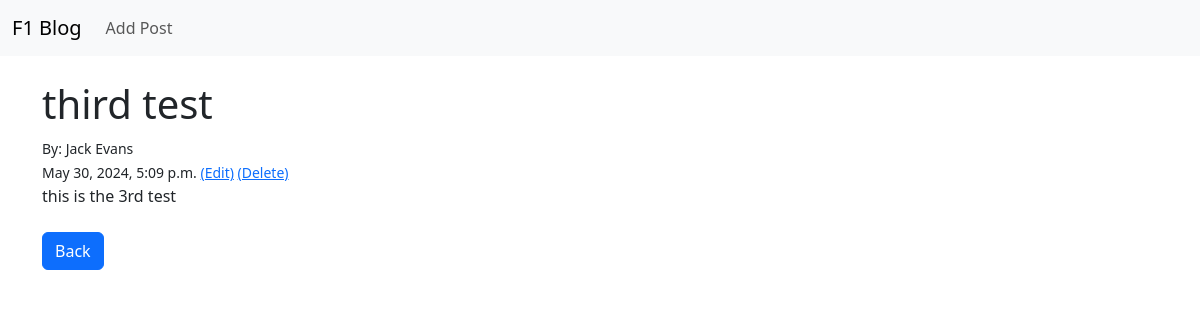
Before: /article/3 with the older database file.
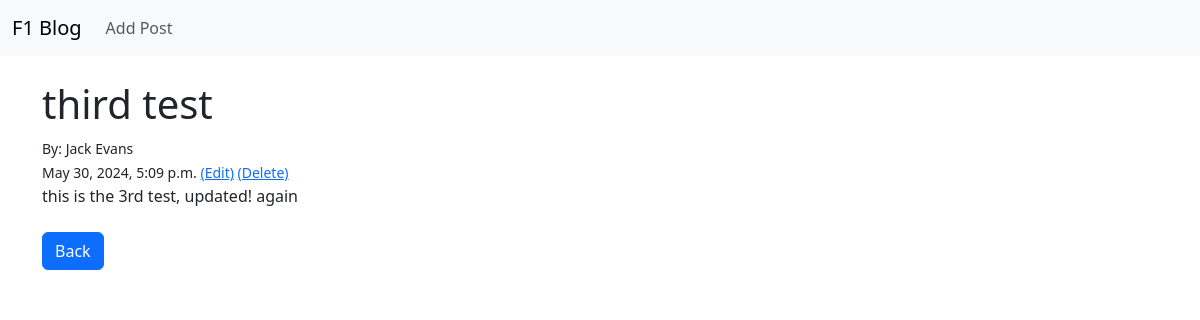
After: the same page with the newer database file.
### blog/models.py (models this page shows, shortened)
class Post(models.Model):
    title = models.CharField(max_length=255)
    title_tag = models.CharField(max_length=255, default="F1 blog")
    author = models.ForeignKey(User, on_delete=models.CASCADE)
    body = models.TextField()
    timestamp = models.DateTimeField(auto_now_add=True)
    post_date = models.DateField(auto_now_add=True)

### blog/views.py (the view)
# urls.py: path("article/<int:pk>", Article.as_view(), name="article-details"),
class Article(DetailView):
    model = Post
    template_name = "article.html"

### blog/templates/article.html
{% extends 'base.html' %} {% block content %}
<h1>{{ post.title }}</h1>
<small
  >By: {{ post.author.first_name }} {{ post.author.last_name}}<br />
  {{ post.timestamp }}
  <a href="{% url 'edit_post' post.pk %}">(Edit)</a>
  <a href="{% url 'delete_post' post.pk %}">(Delete)</a> </small
><br />
{{ post.body }}
<br /><br />
<a href="{% url 'home' %}" class="btn btn-primary">Back</a>
{% endblock %}

Changed rows visible on the page:
changed Post "third test": body "this is the 3rd test" → "this is the 3rd test, updated! again"
